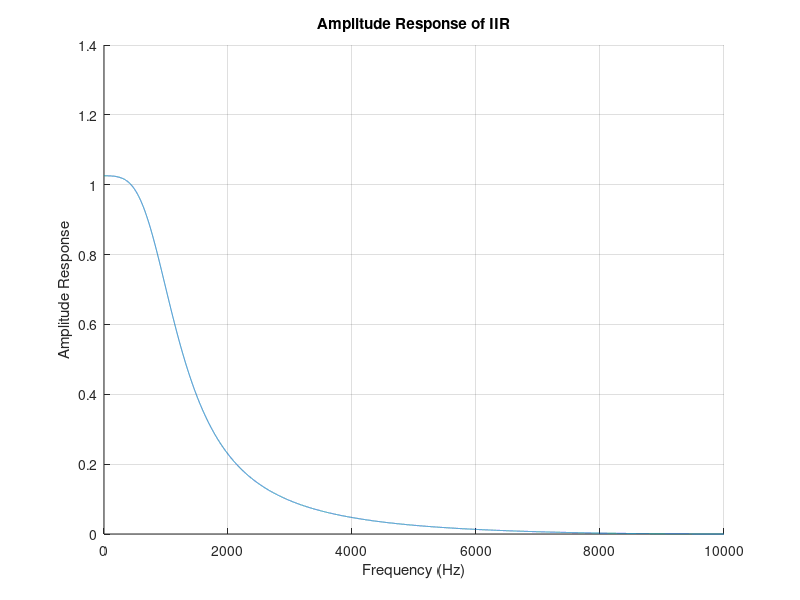
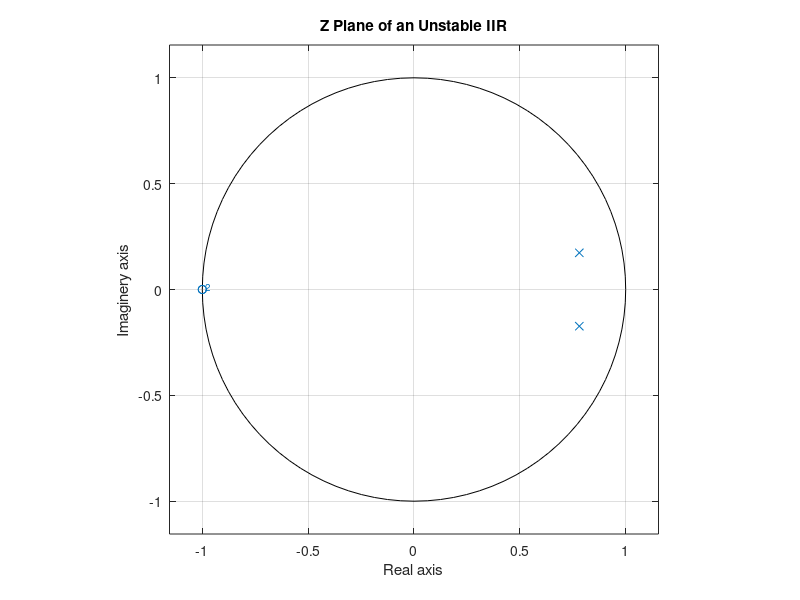

These figures' MATLAB source, in order:
b = [0.02 0.04 0.02];
a = [1 -1.562 0.64];
fs = 20000;
f = linspace(0, fs / 2, fs);

h = freqz(b, a, fs);
h = abs(h);

figure;
grid on;
hold on;
plot(f, h);
xlabel('Frequency (Hz)');
ylabel('Amplitude Response');
title('Amplitude Response of IIR');
hold off;

figure;
zplane(b, a);
xlabel('Real axis');
ylabel('Imaginery axis');
title('Z Plane of an Unstable IIR');
